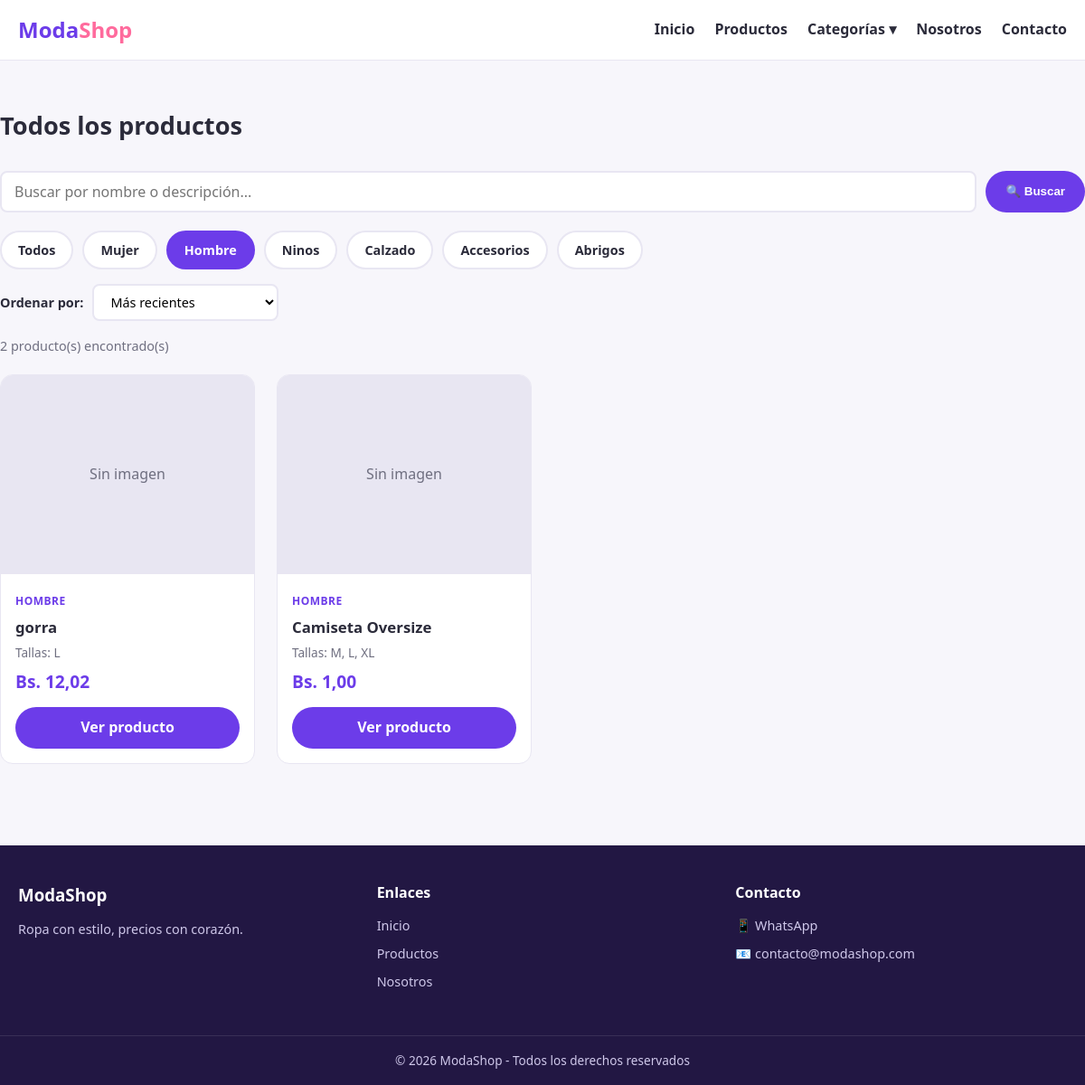
Screenshot of /productos/?categoria=hombre with the database file from the repository.
### productos/models.py (models this page shows, shortened)
class Producto(models.Model):
    nombre = models.CharField(
        max_length=120,
        help_text='Ej: Camiseta Oversize'
    )
    descripcion = models.TextField(
        help_text='Descripcion detallada de la prenda'
    )
    precio = models.DecimalField(
        max_digits=10,
        decimal_places=2,
        validators=[MinValueValidator(0)],  # El precio nunca puede ser negativo
        help_text='Precio en bolivianos (Bs)'
    )
    imagen = models.ImageField(
        upload_to='productos/',
        blank=True,      # Permite guardar sin imagen (por si acaso)
        null=True,
        help_text='Foto de la prenda'
    )
    CATEGORIAS = [
        ('mujer', 'Mujer'),
        ('hombre', 'Hombre'),
        ('ninos', 'Ninos'),
        ('calzado', 'Calzado'),
        ('accesorios', 'Accesorios'),
        ('abrigos', 'Abrigos'),
    ]
    categoria = models.CharField(
        max_length=20,
        choices=CATEGORIAS,
        default='mujer'
    )
    tallas = models.CharField(
        max_length=200,
        help_text='Separadas por comas. Ej: M, L, XL'
    )
    colores = models.CharField(
        max_length=200,
        help_text='Separados por comas. Ej: Negro, Blanco'
    )
    stock = models.PositiveIntegerField(
        default=0,
        help_text='Cantidad disponible. 0 = AGOTADO'
    )
    activo = models.BooleanField(
        default=True,
        help_text='Desactivar oculta el producto de la tienda sin borrarlo'
    )
    creado = models.DateTimeField(auto_now_add=True)      # Fecha de creacion (automatica)
    actualizado = models.DateTimeField(auto_now=True)     # Se actualiza solo en cada cambio
    class Meta:
        ordering = ['-creado']   # Los productos nuevos aparecen primero
        verbose_name = 'Producto'
        verbose_name_plural = 'Productos'
    def agotado(self):
        return self.stock <= 0

### productos/views.py (the view)
# urls.py: path('productos/', views.lista_productos, name='productos'),
def lista_productos(request):
    from django.db.models import Q
    categoria_seleccionada = request.GET.get('categoria', '')
    busqueda = request.GET.get('q', '').strip()
    orden = request.GET.get('orden', 'recientes')
    productos = Producto.objects.filter(activo=True)
    if categoria_seleccionada:
        productos = productos.filter(categoria=categoria_seleccionada)
    if busqueda:
        productos = productos.filter(
            Q(nombre__icontains=busqueda) | Q(descripcion__icontains=busqueda)
        )
    if orden == 'precio_asc':
        productos = productos.order_by('precio')
    elif orden == 'precio_desc':
        productos = productos.order_by('-precio')
    elif orden == 'nombre':
        productos = productos.order_by('nombre')
    else:  # 'recientes' por defecto
        productos = productos.order_by('-creado')
    categorias = Producto.CATEGORIAS
    return render(request, 'tienda/productos.html', {
        'productos': productos,
        'categorias': categorias,
        'categoria_actual': categoria_seleccionada,
        'busqueda': busqueda,
        'orden': orden,
    })

### productos/context_processors.py (called while the page is built)
def pedidos_pendientes(request):
    if request.user.is_authenticated:
        total_pendientes = Pedido.objects.filter(estado='pendiente').count()
    else:
        total_pendientes = 0
    return {
        'total_pedidos_pendientes': total_pendientes,
    }

### templates/tienda/productos.html (shortened to what this page needs)
{% extends 'base.html' %}
{% block contenido %}
<section class="contenedor seccion">
    <h2 class="titulo-seccion">Todos los productos</h2>
    <form method="get" class="buscador" action="{% url 'productos' %}">
        <input type="text" name="q" class="campo buscador-input"
               placeholder="Buscar por nombre o descripción..." value="{{ busqueda }}">
        <button type="submit" class="boton">🔍 Buscar</button>
    </form>
    <div class="filtros">
        <a href="{% url 'productos' %}?{% if busqueda %}q={{ busqueda }}&{% endif %}"
           class="filtro {% if not categoria_actual %}activo{% endif %}">
            Todos
        </a>
        {% for valor, nombre in categorias %}
        <a href="{% url 'productos' %}?categoria={{ valor }}{% if busqueda %}&q={{ busqueda }}{% endif %}"
           class="filtro {% if categoria_actual == valor %}activo{% endif %}">
            {{ nombre }}
        </a>
        {% endfor %}
    </div>
    <div class="ordenamiento">
        <label>Ordenar por:</label>
        <select id="select-orden" class="campo" onchange="cambiarOrden(this.value)">
            <option value="recientes" {% if orden == 'recientes' %}selected{% endif %}>Más recientes</option>
        </select>
    </div>
    <p class="resultados">
        {{ productos|length }} producto(s) encontrado(s)
    </p>
    <div class="rejilla">
        {% for producto in productos %}
            {% include 'tienda/tarjeta_producto.html' %}
        {% endfor %}
    </div>
</section>
{% endblock %}

### templates/tienda/tarjeta_producto.html (shortened to what this page needs)
<article class="tarjeta">
    <div class="tarjeta-img">
        {% if producto.imagen %}
            <img src="{{ producto.imagen.url }}" alt="{{ producto.nombre }}">
        {% else %}
            <div class="sin-imagen">Sin imagen</div>
        {% endif %}
    </div>
    <div class="tarjeta-info">
        <span class="categoria">{{ producto.get_categoria_display }}</span>
        <h3>{{ producto.nombre }}</h3>
        <p class="tallas">Tallas: {{ producto.tallas }}</p>
        <p class="precio">Bs. {{ producto.precio }}</p>
<a href="{% url 'detalle_producto' producto.id %}" class="boton boton--tarjeta">Ver producto</a>    </div>
</article>

### static/css/estilos.css (style rules this page uses)
:root { --principal: #6c3ce9; --principal-oscuro: #4a1fb5; --acento: #ff6b9d; --fondo: #f7f6fb; --tarjeta: #ffffff; --texto: #2b2b3a; --texto-suave: #6f6f80; --borde: #e8e6f2; --sombra: 0 8px 24px rgba(60, 30, 140, .10); }
* { margin: 0; padding: 0; box-sizing: border-box; }
body { font-family: 'Segoe UI', Arial, sans-serif; background: var(--fondo); color: var(--texto); line-height: 1.6; }
.contenedor { max-width: 1200px; margin: 0 auto; padding: 0 20px; }
.boton { display: inline-block; background: var(--principal); color: #fff; padding: 10px 22px; border-radius: 999px; text-decoration: none; font-weight: 700; border: none; cursor: pointer; transition: .15s; }
.boton--tarjeta { display: block; text-align: center; margin-top: 12px; }
.seccion { padding: 50px 0; }
.titulo-seccion { font-size: 1.7rem; margin-bottom: 28px; }
.rejilla { display: grid; grid-template-columns: repeat(auto-fill, minmax(240px, 1fr)); gap: 24px; }
.tarjeta { background: var(--tarjeta); border: 1px solid var(--borde); border-radius: 14px; overflow: hidden; transition: all .2s ease; animation: aparecer .4s ease; }
.tarjeta-img { position: relative; height: 220px; background: #eee; }
.sin-imagen { height: 100%; display: flex; align-items: center; justify-content: center; color: var(--texto-suave); background: var(--borde); }
.tarjeta-info { padding: 16px; }
.categoria { font-size: .75rem; color: var(--principal); font-weight: 700; text-transform: uppercase; letter-spacing: .5px; }
.tarjeta-info h3 { font-size: 1.05rem; margin: 4px 0; }
.tallas { font-size: .85rem; color: var(--texto-suave); }
.precio { font-size: 1.2rem; font-weight: 800; color: var(--principal); margin-top: 6px; }
.campo { padding: 10px 14px; border: 2px solid var(--borde); border-radius: 8px; font-size: 1rem; font-family: inherit; transition: border-color .15s; }
.filtros { display: flex; flex-wrap: wrap; gap: 10px; margin-bottom: 16px; }
.filtro { padding: 8px 18px; border-radius: 999px; text-decoration: none; background: #fff; border: 2px solid var(--borde); color: var(--texto); font-weight: 600; font-size: .9rem; transition: all .15s; }
.filtro.activo { background: var(--principal); color: #fff; border-color: var(--principal); }
.resultados { color: var(--texto-suave); font-size: .9rem; margin-bottom: 20px; }
.buscador { display: flex; gap: 10px; margin-bottom: 20px; flex-wrap: wrap; }
.buscador-input { flex: 1; min-width: 200px; }
.ordenamiento { display: flex; align-items: center; gap: 10px; margin-bottom: 16px; flex-wrap: wrap; }
.ordenamiento label { font-weight: 600; font-size: .9rem; }
.ordenamiento select { padding: 8px 14px; border: 2px solid var(--borde); border-radius: 8px; font-family: inherit; font-size: .9rem; cursor: pointer; background: #fff; min-width: 180px; }

### rows the page displays
Producto: imagen "Sin imagen", categoria "HOMBRE", nombre "gorra", tallas "L", precio "12,02"
Producto: imagen "Sin imagen", categoria "HOMBRE", nombre "Camiseta Oversize", tallas "M, L, XL", precio "1,00"

### other values shown
{{ nombre }} "Mujer" "Hombre" "Ninos" "Calzado" "Accesorios" "Abrigos"
{{ productos|length }} "2"
